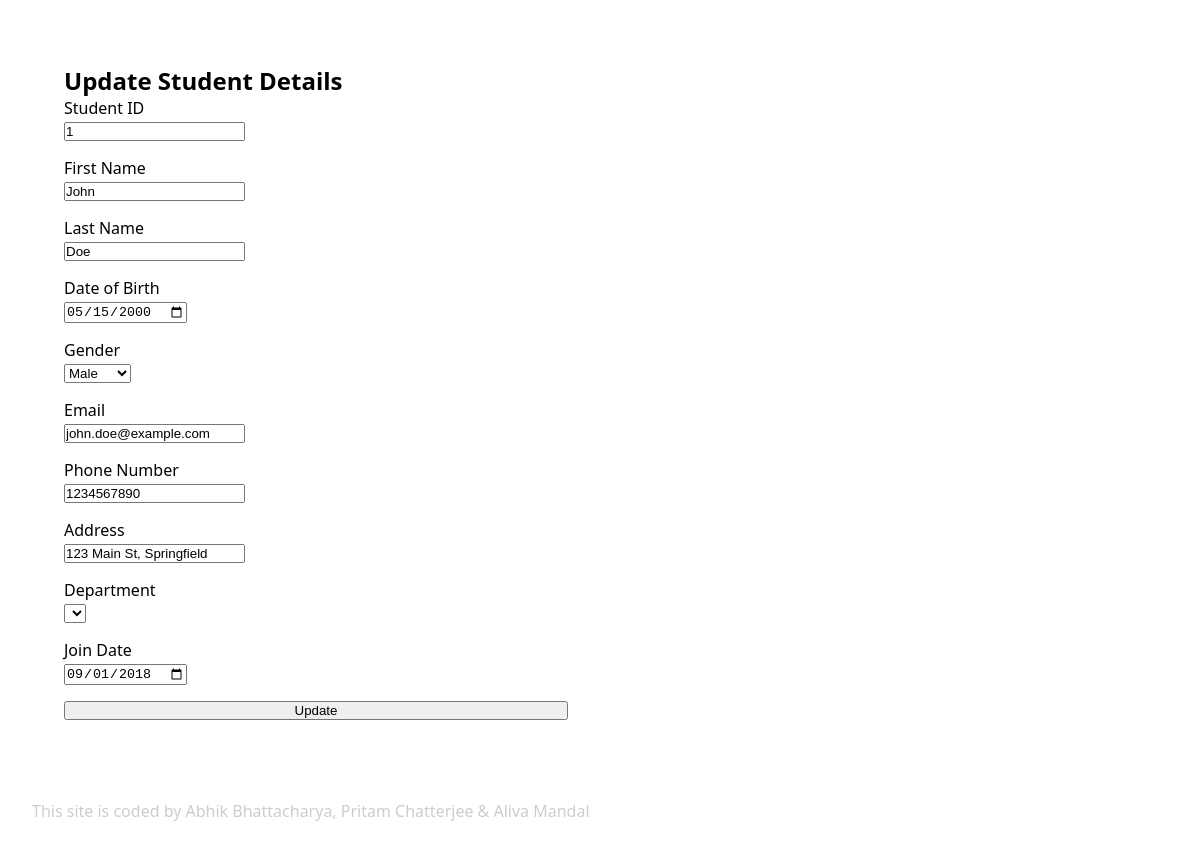
The app's page /students/update/1/ with its own data.
### flask_server/university/models.py (models this page shows, shortened)
class Student(db.Model):
    __tablename__ = 'students'
    student_id = db.Column(db.Integer, primary_key=True, autoincrement=True)
    first_name = db.Column(db.String(123), nullable=False)
    last_name = db.Column(db.String(123), nullable=False)
    dob = db.Column(db.Date, nullable=False)
    gender = db.Column(
        db.String(6),
        db.CheckConstraint("gender IN ('Male', 'Female', 'Other')"),
        nullable=False,
    )
    email = db.Column(db.String(255), unique=True, nullable=False)
    phone_number = db.Column(db.String(15), nullable=True)
    department_id = db.Column(db.Integer, db.ForeignKey('departments.department_id'), nullable=False)
    address = db.Column(db.String(255), nullable=True)
    join_date = db.Column(db.Date, nullable=False, default=datetime.utcnow)
    department = relationship('Department', back_populates='students')

### flask_server/university/routes.py (the view)
@app.route("/students/update/<int:id>/", methods=['POST', 'GET'])
def studentsupdate(id):
    student = Student().query.get(id)
    if request.method == 'POST':
        student.cgpa = request.form['cgpa']
        student.name = request.form['name']
        student.id = request.form['studentID']
        db.session.commit()
        return redirect(url_for('students'))
    return render_template('student_update.html', student=student)

### flask_server/templates/dashboards/student_update.html (shortened to what this page needs)
<!DOCTYPE html>
<html lang="en">
  <head>
  </head>
  <body>
    <section>
      <h2>Update Student Details</h2>
      <form action="http://127.0.0.1:5000/students/update/{{ student.student_id }}/" method="post">
        <div>
          <label for="student_id">Student ID</label>
          <br>
          <input type="number" name="student_id" placeholder="Student ID" value="{{ student.student_id }}" readonly>
        </div>
        <div>
          <label for="first_name">First Name</label>
          <br>
          <input type="text" name="first_name" placeholder="First Name" value="{{ student.first_name }}" required>
        </div>
        <div>
          <label for="last_name">Last Name</label>
          <br>
          <input type="text" name="last_name" placeholder="Last Name" value="{{ student.last_name }}" required>
        </div>
        <div>
          <label for="dob">Date of Birth</label>
          <br>
          <input type="date" name="dob" value="{{ student.dob }}" required>
        </div>
        <div>
          <label for="gender">Gender</label>
          <br>
          <select name="gender" required>
            <option value="Male" {% if student.gender == 'Male' %} selected {% endif %}>Male</option>
          </select>
        </div>
        <div>
          <label for="email">Email</label>
          <br>
          <input type="email" name="email" placeholder="Email" value="{{ student.email }}" required>
        </div>
        <div>
          <label for="phone_number">Phone Number</label>
          <br>
          <input type="text" name="phone_number" placeholder="Phone Number" value="{{ student.phone_number }}">
        </div>
        <div>
          <label for="address">Address</label>
          <br>
          <input type="text" name="address" placeholder="Address" value="{{ student.address }}">
        </div>
        <div>
          <label for="department">Department</label>
          <br>
          <select name="department_id" required>
          </select>
        </div>
        <div>
          <label for="join_date">Join Date</label>
          <br>
          <input type="date" name="join_date" value="{{ student.join_date }}" required>
        </div>
        <button type="submit">Update</button>
      </form>
    </section>
    <footer>
      This site is coded by Abhik Bhattacharya, Pritam Chatterjee & Aliva Mandal
    </footer>
  </body>
</html>

### flask_server/templates/dashboards/student_update.html (style rules this page uses)
* { box-sizing: border-box; padding: 0; margin: 0; }
body { padding: 2em; display: flex; flex-direction: column; min-height: 100vh; gap: 48px; font-family: system-ui, -apple-system, BlinkMacSystemFont, 'Segoe UI', Roboto, Oxygen, Ubuntu, Cantarell, 'Open Sans', 'Helvetica Neue', sans-serif; }
section { padding: 2em; width: 50%; }
form { display: flex; flex-direction: column; gap: 1em; }
footer { margin-top: auto; color: rgb(205, 205, 205); }

### records on screen
Student: student_id "1", first_name "John", last_name "Doe", dob "05/15/2000", gender "Male", email "john.doe@example.com", phone_number "1234567890", address "123 Main St, Springfield", join_date "09/01/2018"
